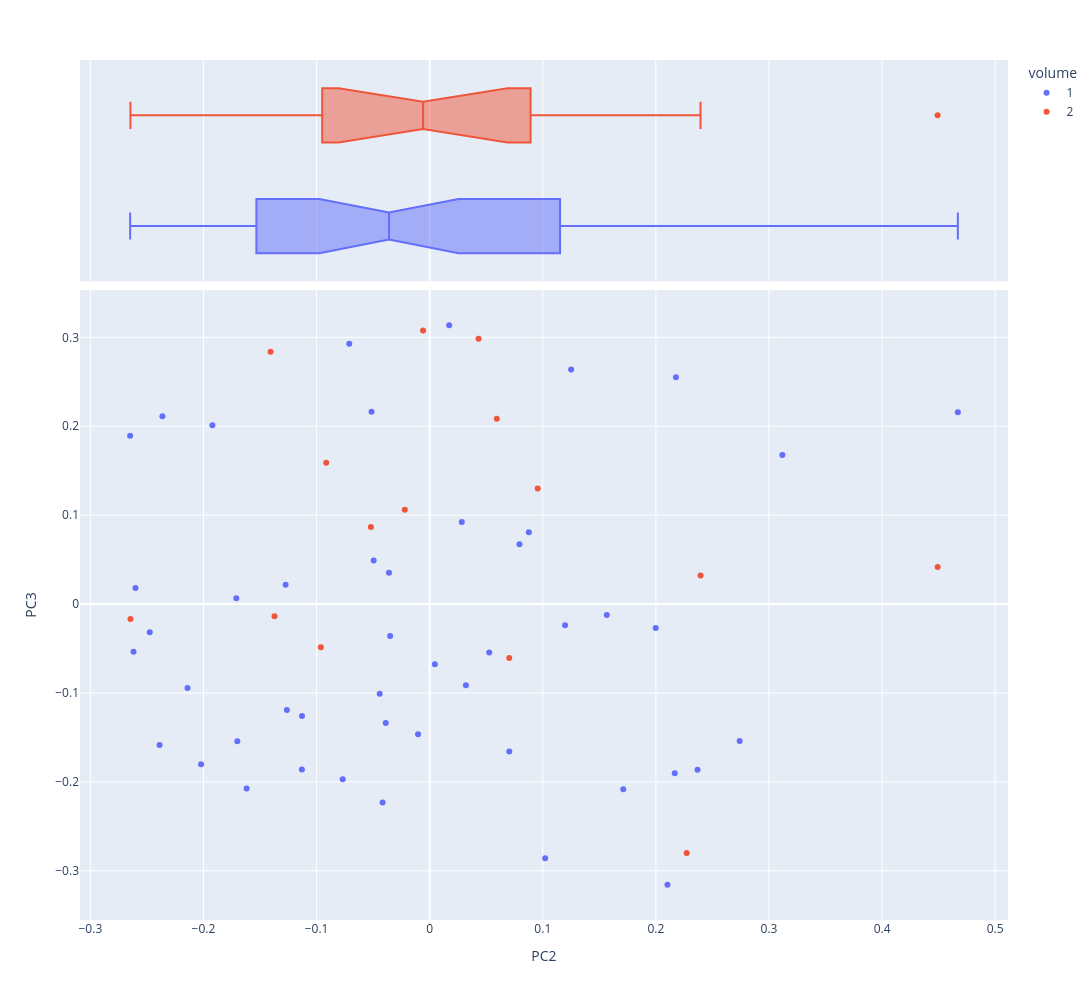

Notebook code cell kept with this figure:
### Markdown cell above
## VIS PCA 2,3

### Code cell
fig3=vis_pcs(2,3,NEW,col='volume')
fig3.write_image('output/p2591-PC2.png')
fig3.show()

### Figure 1 — Plotly figure (JSON) as saved in the notebook; plotly's stock layout.template omitted (floating-point values rounded to 4 significant figures)
{"data": [{"hovertemplate": "<b>%{hovertext}</b><br><br>volume=1<br>PC2=%{x}<br>PC3=%{y}<extra></extra>", "hovertext": ["ASHPUTTEL", "BRIAR ROSE", "CAT AND MOUSE IN PARTNERSHIP", "CAT-SKIN", "CLEVER ELSIE", "CLEVER GRETEL", "CLEVER HANS", "FREDERICK AND CATHERINE", "FUNDEVOGEL", "HANS IN LUCK", "HANSEL AND GRETEL", "JORINDA AND JORINDEL", "KING GRISLY-BEARD", "MOTHER HOLLE", "OLD SULTAN", "RAPUNZEL", "RUMPELSTILTSKIN", "SNOWDROP", "SWEETHEART ROLAND", "THE ADVENTURES OF CHANTICLEER AND PARTLET", "THE DOG AND THE SPARROW", "THE ELVES AND THE SHOEMAKER", "THE FISHERMAN AND HIS WIFE", "THE FOX AND THE CAT", "THE FROG-PRINCE", "THE GOLDEN BIRD", "THE GOLDEN GOOSE", "THE JUNIPER-TREE", "THE LITTLE PEASANT", "THE MISER IN THE BUSH", "THE MOUSE, THE BIRD, AND THE SAUSAGE", "THE OLD MAN AND HIS GRANDSON", "THE PINK", "THE QUEEN BEE", "THE ROBBER BRIDEGROOM", "THE SEVEN RAVENS", "THE STORY OF THE YOUTH WHO WENT FORTH TO LEARN WHAT FEAR WAS", "THE STRAW, THE COAL, AND THE BEAN", "THE THREE LANGUAGES", "THE TRAVELLING MUSICIANS", "THE TWELVE HUNTSMEN", "THE VALIANT LITTLE TAILOR", "THE WEDDING OF MRS. FOX - PART I", "THE WEDDING OF MRS. FOX - PART II", "THE WHITE SNAKE", "THE WOLF AND THE SEVEN LITTLE KIDS", "TOM THUMB"], "legendgroup": "1", "marker": {"color": "#636efa", "symbol": "circle"}, "mode": "markers", "name": "1", "orientation": "v", "showlegend": true, "type": "scatter", "x": [0.07937, 0.1999, -0.2021, 0.2741, -0.1701, -0.2619, -0.03598, -0.2601, 0.2167, -0.1921, 0.1711, -0.1274, 0.1197, 0.3118, 0.2177, 0.1021, -0.1129, 0.0284, -0.01028, -0.03496, -0.2648, -0.171, -0.04953, -0.04423, 0.01723, 0.0877, 0.004536, -0.03886, -0.2141, -0.2363, -0.2388, -0.1263, 0.2103, -0.07109, -0.07693, -0.05142, -0.04168, -0.1619, -0.113, -0.2475, 0.2368, 0.07039, 0.03203, 0.1566, 0.05264, 0.467, 0.125], "xaxis": "x", "y": [0.06721, -0.02681, -0.1801, -0.1539, -0.1542, -0.05361, 0.03527, 0.01797, -0.1902, 0.2012, -0.2083, 0.02175, -0.02371, 0.1676, 0.2552, -0.2858, -0.1259, 0.09226, -0.1463, -0.03587, 0.1892, 0.006443, 0.049, -0.101, 0.3136, 0.08066, -0.0677, -0.1338, -0.09453, 0.2111, -0.1584, -0.1192, -0.3157, 0.2928, -0.1969, 0.2163, -0.2232, -0.2074, -0.1861, -0.03165, -0.1863, -0.1659, -0.09142, -0.01234, -0.05441, 0.2158, 0.2638], "yaxis": "y"}, {"alignmentgroup": "True", "hovertemplate": "<b>%{hovertext}</b><br><br>volume=1<br>PC2=%{x}<extra></extra>", "hovertext": ["ASHPUTTEL", "BRIAR ROSE", "CAT AND MOUSE IN PARTNERSHIP", "CAT-SKIN", "CLEVER ELSIE", "CLEVER GRETEL", "CLEVER HANS", "FREDERICK AND CATHERINE", "FUNDEVOGEL", "HANS IN LUCK", "HANSEL AND GRETEL", "JORINDA AND JORINDEL", "KING GRISLY-BEARD", "MOTHER HOLLE", "OLD SULTAN", "RAPUNZEL", "RUMPELSTILTSKIN", "SNOWDROP", "SWEETHEART ROLAND", "THE ADVENTURES OF CHANTICLEER AND PARTLET", "THE DOG AND THE SPARROW", "THE ELVES AND THE SHOEMAKER", "THE FISHERMAN AND HIS WIFE", "THE FOX AND THE CAT", "THE FROG-PRINCE", "THE GOLDEN BIRD", "THE GOLDEN GOOSE", "THE JUNIPER-TREE", "THE LITTLE PEASANT", "THE MISER IN THE BUSH", "THE MOUSE, THE BIRD, AND THE SAUSAGE", "THE OLD MAN AND HIS GRANDSON", "THE PINK", "THE QUEEN BEE", "THE ROBBER BRIDEGROOM", "THE SEVEN RAVENS", "THE STORY OF THE YOUTH WHO WENT FORTH TO LEARN WHAT FEAR WAS", "THE STRAW, THE COAL, AND THE BEAN", "THE THREE LANGUAGES", "THE TRAVELLING MUSICIANS", "THE TWELVE HUNTSMEN", "THE VALIANT LITTLE TAILOR", "THE WEDDING OF MRS. FOX - PART I", "THE WEDDING OF MRS. FOX - PART II", "THE WHITE SNAKE", "THE WOLF AND THE SEVEN LITTLE KIDS", "TOM THUMB"], "legendgroup": "1", "marker": {"color": "#636efa", "symbol": "circle"}, "name": "1", "notched": true, "offsetgroup": "1", "showlegend": false, "type": "box", "x": [0.07937, 0.1999, -0.2021, 0.2741, -0.1701, -0.2619, -0.03598, -0.2601, 0.2167, -0.1921, 0.1711, -0.1274, 0.1197, 0.3118, 0.2177, 0.1021, -0.1129, 0.0284, -0.01028, -0.03496, -0.2648, -0.171, -0.04953, -0.04423, 0.01723, 0.0877, 0.004536, -0.03886, -0.2141, -0.2363, -0.2388, -0.1263, 0.2103, -0.07109, -0.07693, -0.05142, -0.04168, -0.1619, -0.113, -0.2475, 0.2368, 0.07039, 0.03203, 0.1566, 0.05264, 0.467, 0.125], "xaxis": "x2", "yaxis": "y2"}, {"hovertemplate": "<b>%{hovertext}</b><br><br>volume=2<br>PC2=%{x}<br>PC3=%{y}<extra></extra>", "hovertext": ["DOCTOR KNOWALL", "IRON HANS", "LILY AND THE LION", "SNOW-WHITE AND ROSE-RED", "THE BLUE LIGHT", "THE FOUR CLEVER BROTHERS", "THE FOX AND THE HORSE", "THE GOOSE-GIRL", "THE KING OF THE GOLDEN MOUNTAIN", "THE RAVEN", "THE SALAD", "THE TURNIP", "THE TWELVE DANCING PRINCESSES", "THE WATER OF LIFE", "THE WILLOW-WREN AND THE BEAR"], "legendgroup": "2", "marker": {"color": "#EF553B", "symbol": "circle"}, "mode": "markers", "name": "2", "orientation": "v", "showlegend": true, "type": "scatter", "x": [-0.2646, 0.2272, -0.005863, 0.2395, 0.07034, -0.09149, -0.05201, 0.05934, -0.02199, -0.1372, -0.09621, -0.1407, 0.09551, 0.04323, 0.4491], "xaxis": "x", "y": [-0.01668, -0.2801, 0.3076, 0.03203, -0.06059, 0.1588, 0.08662, 0.2083, 0.1061, -0.01381, -0.04856, 0.2839, 0.1299, 0.2984, 0.04179], "yaxis": "y"}, {"alignmentgroup": "True", "hovertemplate": "<b>%{hovertext}</b><br><br>volume=2<br>PC2=%{x}<extra></extra>", "hovertext": ["DOCTOR KNOWALL", "IRON HANS", "LILY AND THE LION", "SNOW-WHITE AND ROSE-RED", "THE BLUE LIGHT", "THE FOUR CLEVER BROTHERS", "THE FOX AND THE HORSE", "THE GOOSE-GIRL", "THE KING OF THE GOLDEN MOUNTAIN", "THE RAVEN", "THE SALAD", "THE TURNIP", "THE TWELVE DANCING PRINCESSES", "THE WATER OF LIFE", "THE WILLOW-WREN AND THE BEAR"], "legendgroup": "2", "marker": {"color": "#EF553B", "symbol": "circle"}, "name": "2", "notched": true, "offsetgroup": "2", "showlegend": false, "type": "box", "x": [-0.2646, 0.2272, -0.005863, 0.2395, 0.07034, -0.09149, -0.05201, 0.05934, -0.02199, -0.1372, -0.09621, -0.1407, 0.09551, 0.04323, 0.4491], "xaxis": "x2", "yaxis": "y2"}], "layout": {"height": 1000, "legend": {"title": {"text": "volume"}, "tracegroupgap": 0}, "margin": {"t": 60}, "width": 1200, "xaxis": {"anchor": "y", "domain": [0, 1], "title": {"text": "PC2"}}, "xaxis2": {"anchor": "y2", "domain": [0, 1], "matches": "x", "showgrid": true, "showticklabels": false}, "yaxis": {"anchor": "x", "domain": [0, 0.7326], "title": {"text": "PC3"}}, "yaxis2": {"anchor": "x2", "domain": [0.7426, 1], "matches": "y2", "showgrid": false, "showline": false, "showticklabels": false, "ticks": ""}}}
